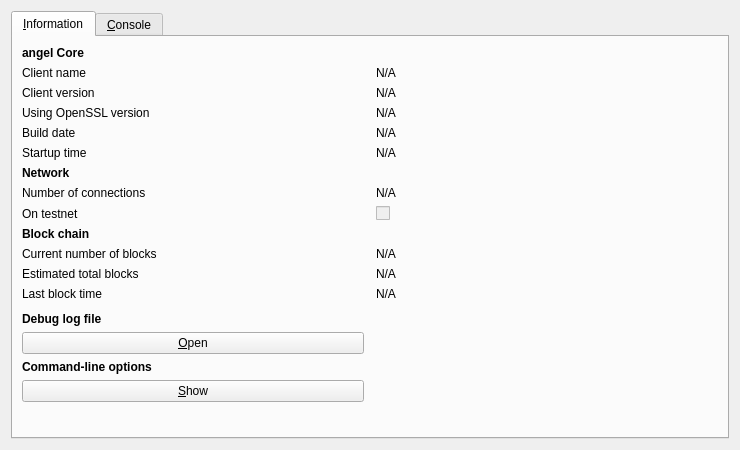
<?xml version="1.0" encoding="UTF-8"?>
<ui version="4.0">
 <class>RPCConsole</class>
 <widget class="QDialog" name="RPCConsole">
  <property name="geometry">
   <rect>
    <x>0</x>
    <y>0</y>
    <width>740</width>
    <height>450</height>
   </rect>
  </property>
  <property name="windowTitle">
   <string>angel - Debug window</string>
  </property>
  <layout class="QVBoxLayout" name="verticalLayout_2">
   <item>
    <widget class="QTabWidget" name="tabWidget">
     <property name="currentIndex">
      <number>0</number>
     </property>
     <widget class="QWidget" name="tab_info">
      <attribute name="title">
       <string>&amp;Information</string>
      </attribute>
      <layout class="QGridLayout" name="gridLayout" columnstretch="0,0">
       <property name="horizontalSpacing">
        <number>12</number>
       </property>
       <item row="14" column="0">
        <widget class="QLabel" name="labelDebugLogfile">
         <property name="font">
          <font>
           <weight>75</weight>
           <bold>true</bold>
          </font>
         </property>
         <property name="text">
          <string>Debug log file</string>
         </property>
        </widget>
       </item>
       <item row="5" column="0">
        <widget class="QLabel" name="label_13">
         <property name="text">
          <string>Startup time</string>
         </property>
        </widget>
       </item>
       <item row="6" column="0">
        <widget class="QLabel" name="label_11">
         <property name="font">
          <font>
           <weight>75</weight>
           <bold>true</bold>
          </font>
         </property>
         <property name="text">
          <string>Network</string>
         </property>
        </widget>
       </item>
       <item row="5" column="1">
        <widget class="QLabel" name="startupTime">
         <property name="cursor">
          <cursorShape>IBeamCursor</cursorShape>
         </property>
         <property name="text">
          <string>N/A</string>
         </property>
         <property name="textFormat">
          <enum>Qt::PlainText</enum>
         </property>
         <property name="textInteractionFlags">
          <set>Qt::LinksAccessibleByMouse|Qt::TextSelectableByKeyboard|Qt::TextSelectableByMouse</set>
         </property>
        </widget>
       </item>
       <item row="8" column="1">
        <widget class="QCheckBox" name="isTestNet">
         <property name="enabled">
          <bool>false</bool>
         </property>
         <property name="text">
          <string/>
         </property>
        </widget>
       </item>
       <item row="1" column="0">
        <widget class="QLabel" name="label_5">
         <property name="text">
          <string>Client name</string>
         </property>
        </widget>
       </item>
       <item row="10" column="1">
        <widget class="QLabel" name="numberOfBlocks">
         <property name="cursor">
          <cursorShape>IBeamCursor</cursorShape>
         </property>
         <property name="text">
          <string>N/A</string>
         </property>
         <property name="textFormat">
          <enum>Qt::PlainText</enum>
         </property>
         <property name="textInteractionFlags">
          <set>Qt::LinksAccessibleByMouse|Qt::TextSelectableByKeyboard|Qt::TextSelectableByMouse</set>
         </property>
        </widget>
       </item>
       <item row="4" column="0">
        <widget class="QLabel" name="label_12">
         <property name="text">
          <string>Build date</string>
         </property>
        </widget>
       </item>
       <item row="17" column="0">
        <widget class="QPushButton" name="showCLOptionsButton">
         <property name="toolTip">
          <string>Show the angel-Qt help message to get a list with possible angel command-line options.</string>
         </property>
         <property name="text">
          <string>&amp;Show</string>
         </property>
         <property name="autoDefault">
          <bool>false</bool>
         </property>
        </widget>
       </item>
       <item row="10" column="0">
        <widget class="QLabel" name="label_3">
         <property name="text">
          <string>Current number of blocks</string>
         </property>
        </widget>
       </item>
       <item row="12" column="1">
        <widget class="QLabel" name="lastBlockTime">
         <property name="cursor">
          <cursorShape>IBeamCursor</cursorShape>
         </property>
         <property name="text">
          <string>N/A</string>
         </property>
         <property name="textFormat">
          <enum>Qt::PlainText</enum>
         </property>
         <property name="textInteractionFlags">
          <set>Qt::LinksAccessibleByMouse|Qt::TextSelectableByKeyboard|Qt::TextSelectableByMouse</set>
         </property>
        </widget>
       </item>
       <item row="4" column="1">
        <widget class="QLabel" name="buildDate">
         <property name="cursor">
          <cursorShape>IBeamCursor</cursorShape>
         </property>
         <property name="text">
          <string>N/A</string>
         </property>
         <property name="textFormat">
          <enum>Qt::PlainText</enum>
         </property>
         <property name="textInteractionFlags">
          <set>Qt::LinksAccessibleByMouse|Qt::TextSelectableByKeyboard|Qt::TextSelectableByMouse</set>
         </property>
        </widget>
       </item>
       <item row="2" column="0">
        <widget class="QLabel" name="label_6">
         <property name="text">
          <string>Client version</string>
         </property>
        </widget>
       </item>
       <item row="8" column="0">
        <widget class="QLabel" name="label_8">
         <property name="text">
          <string>On testnet</string>
         </property>
        </widget>
       </item>
       <item row="2" column="1">
        <widget class="QLabel" name="clientVersion">
         <property name="cursor">
          <cursorShape>IBeamCursor</cursorShape>
         </property>
         <property name="text">
          <string>N/A</string>
         </property>
         <property name="textFormat">
          <enum>Qt::PlainText</enum>
         </property>
         <property name="textInteractionFlags">
          <set>Qt::LinksAccessibleByMouse|Qt::TextSelectableByKeyboard|Qt::TextSelectableByMouse</set>
         </property>
        </widget>
       </item>
       <item row="1" column="1">
        <widget class="QLabel" name="clientName">
         <property name="cursor">
          <cursorShape>IBeamCursor</cursorShape>
         </property>
         <property name="text">
          <string>N/A</string>
         </property>
         <property name="textFormat">
          <enum>Qt::PlainText</enum>
         </property>
         <property name="textInteractionFlags">
          <set>Qt::LinksAccessibleByMouse|Qt::TextSelectableByKeyboard|Qt::TextSelectableByMouse</set>
         </property>
        </widget>
       </item>
       <item row="12" column="0">
        <widget class="QLabel" name="label_2">
         <property name="text">
          <string>Last block time</string>
         </property>
        </widget>
       </item>
       <item row="18" column="0">
        <spacer name="verticalSpacer">
         <property name="orientation">
          <enum>Qt::Vertical</enum>
         </property>
         <property name="sizeHint" stdset="0">
          <size>
           <width>20</width>
           <height>40</height>
          </size>
         </property>
        </spacer>
       </item>
       <item row="7" column="0">
        <widget class="QLabel" name="label_7">
         <property name="text">
          <string>Number of connections</string>
         </property>
        </widget>
       </item>
       <item row="16" column="0">
        <widget class="QLabel" name="labelCLOptions">
         <property name="font">
          <font>
           <weight>75</weight>
           <bold>true</bold>
          </font>
         </property>
         <property name="text">
          <string>Command-line options</string>
         </property>
        </widget>
       </item>
       <item row="11" column="1">
        <widget class="QLabel" name="totalBlocks">
         <property name="cursor">
          <cursorShape>IBeamCursor</cursorShape>
         </property>
         <property name="text">
          <string>N/A</string>
         </property>
         <property name="textFormat">
          <enum>Qt::PlainText</enum>
         </property>
         <property name="textInteractionFlags">
          <set>Qt::LinksAccessibleByMouse|Qt::TextSelectableByKeyboard|Qt::TextSelectableByMouse</set>
         </property>
        </widget>
       </item>
       <item row="7" column="1">
        <widget class="QLabel" name="numberOfConnections">
         <property name="cursor">
          <cursorShape>IBeamCursor</cursorShape>
         </property>
         <property name="text">
          <string>N/A</string>
         </property>
         <property name="textFormat">
          <enum>Qt::PlainText</enum>
         </property>
         <property name="textInteractionFlags">
          <set>Qt::LinksAccessibleByMouse|Qt::TextSelectableByKeyboard|Qt::TextSelectableByMouse</set>
         </property>
        </widget>
       </item>
       <item row="3" column="1">
        <widget class="QLabel" name="openSSLVersion">
         <property name="cursor">
          <cursorShape>IBeamCursor</cursorShape>
         </property>
         <property name="text">
          <string>N/A</string>
         </property>
         <property name="textFormat">
          <enum>Qt::PlainText</enum>
         </property>
         <property name="textInteractionFlags">
          <set>Qt::LinksAccessibleByMouse|Qt::TextSelectableByKeyboard|Qt::TextSelectableByMouse</set>
         </property>
        </widget>
       </item>
       <item row="9" column="0">
        <widget class="QLabel" name="label_10">
         <property name="font">
          <font>
           <weight>75</weight>
           <bold>true</bold>
          </font>
         </property>
         <property name="text">
          <string>Block chain</string>
         </property>
        </widget>
       </item>
       <item row="0" column="0">
        <widget class="QLabel" name="label_9">
         <property name="font">
          <font>
           <weight>75</weight>
           <bold>true</bold>
          </font>
         </property>
         <property name="text">
          <string>angel Core</string>
         </property>
        </widget>
       </item>
       <item row="11" column="0">
        <widget class="QLabel" name="label_4">
         <property name="text">
          <string>Estimated total blocks</string>
         </property>
        </widget>
       </item>
       <item row="13" column="0">
        <spacer name="verticalSpacer_2">
         <property name="orientation">
          <enum>Qt::Vertical</enum>
         </property>
         <property name="sizeHint" stdset="0">
          <size>
           <width>20</width>
           <height>20</height>
          </size>
         </property>
        </spacer>
       </item>
       <item row="15" column="0">
        <widget class="QPushButton" name="openDebugLogfileButton">
         <property name="toolTip">
          <string>Open the angel debug log file from the current data directory. This can take a few seconds for large log files.</string>
         </property>
         <property name="text">
          <string>&amp;Open</string>
         </property>
         <property name="autoDefault">
          <bool>false</bool>
         </property>
        </widget>
       </item>
       <item row="3" column="0">
        <widget class="QLabel" name="label_14">
         <property name="text">
          <string>Using OpenSSL version</string>
         </property>
         <property name="indent">
          <number>-1</number>
         </property>
        </widget>
       </item>
      </layout>
     </widget>
     <widget class="QWidget" name="tab_console">
      <attribute name="title">
       <string>&amp;Console</string>
      </attribute>
      <layout class="QVBoxLayout" name="verticalLayout_3">
       <property name="spacing">
        <number>3</number>
       </property>
       <item>
        <widget class="QTextEdit" name="messagesWidget">
         <property name="minimumSize">
          <size>
           <width>0</width>
           <height>100</height>
          </size>
         </property>
         <property name="readOnly">
          <bool>true</bool>
         </property>
         <property name="tabKeyNavigation" stdset="0">
          <bool>false</bool>
         </property>
         <property name="columnCount" stdset="0">
          <number>2</number>
         </property>
        </widget>
       </item>
       <item>
        <layout class="QHBoxLayout" name="horizontalLayout">
         <property name="spacing">
          <number>3</number>
         </property>
         <item>
          <widget class="QLabel" name="label">
           <property name="text">
            <string notr="true">&gt;</string>
           </property>
          </widget>
         </item>
         <item>
          <widget class="QLineEdit" name="lineEdit"/>
         </item>
         <item>
          <widget class="QPushButton" name="clearButton">
           <property name="maximumSize">
            <size>
             <width>24</width>
             <height>24</height>
            </size>
           </property>
           <property name="toolTip">
            <string>Clear console</string>
           </property>
           <property name="text">
            <string/>
           </property>
           <property name="icon">
            <iconset resource="../bitcoin.qrc">
             <normaloff>:/icons/remove</normaloff>:/icons/remove</iconset>
           </property>
           <property name="shortcut">
            <string notr="true">Ctrl+L</string>
           </property>
           <property name="autoDefault">
            <bool>false</bool>
           </property>
          </widget>
         </item>
        </layout>
       </item>
      </layout>
     </widget>
    </widget>
   </item>
  </layout>
 </widget>
 <resources>
  <include location="../bitcoin.qrc"/>
 </resources>
 <connections/>
</ui>
